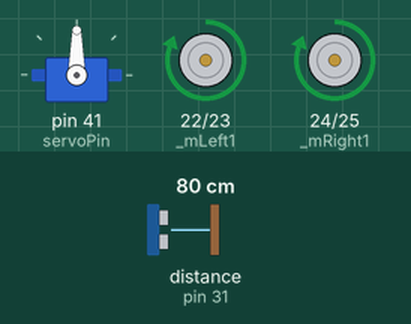
Recording of a sketch running on a simulated Arduino Mega 2560, built with avr-gcc and run on an emulated ATmega2560. Parts: servo, motor-driver pin pairs drawn as motors (green arrow = first pin HIGH = forward, orange = second pin HIGH = backward, longer = more drive). Wiring (inferred from the names in the program): ultrasonic range finder: trigger pin 30; echo pin 31. The inputs (shaded band) are chosen by the test bench; at power-on: distance to the obstacle (sensor on pin 31) 80 cm. The echo pulse lasts 58.3 µs per cm.

Above: at 1.2 s.
1.3 s: distance to the obstacle (sensor on pin 31) set to 46 cm
2.8 s: distance to the obstacle (sensor on pin 31) set to 39 cm
At 4.8 s:
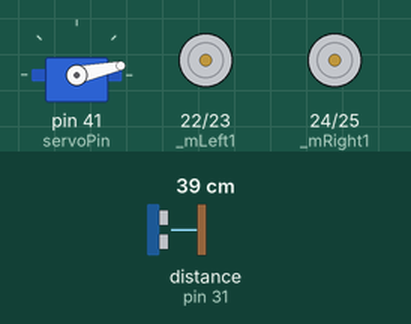
At 9.5 s:
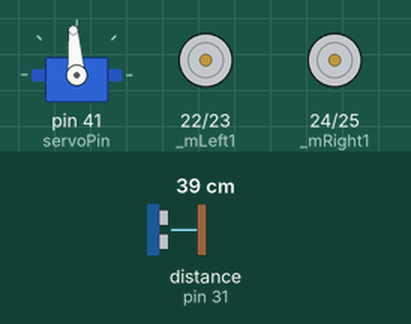
11.8 s: distance to the obstacle (sensor on pin 31) set to 60 cm
At 13.6 s:
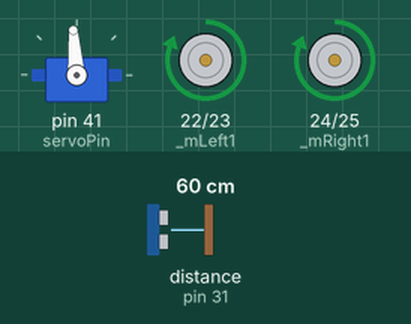
Timing chart, 0 to 15.1 s (numbered marks = the images above; inputs shaded):
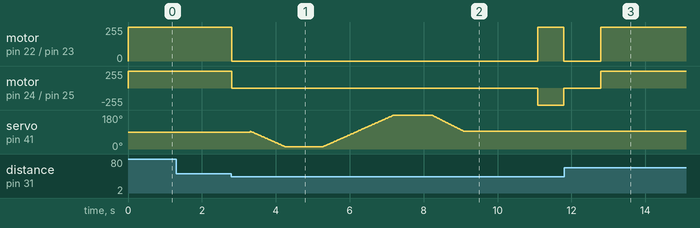

The sketch:

all.ino
```cpp
#include <Servo.h>

Servo myservo;  // create servo object to control a servo
int servoPin = 41;
int servoPos = 0;
int _sMid = 94;
int _sRight = 12;
int _sLeft = 180;
int Trig_pin = 30;
int Echo_pin = 31;
int _mLeft1 = 22;
int _mLeft2 = 23;
int _mRight1 = 24;
int _mRight2 = 25;
int LeftDistance =0;
int RightDistance =0;
int minsDist = 40;
int sideMinsDist = 30;
int _dist = 100;
int dir = 0;

void setup() {
  //Serial.begin(9600);
  pinMode(Trig_pin,OUTPUT);
  pinMode(Echo_pin,INPUT);
  pinMode(_mLeft1, OUTPUT);
  pinMode(_mLeft2, OUTPUT);
  pinMode(_mRight1, OUTPUT);
  pinMode(_mRight2, OUTPUT);
  myservo.attach(servoPin);  // attaches the servo on pin 9 to the servo object
  middle();
}

void loop()
{
  //Serial.println(_dist);
  if (_dist <= minsDist)
  {
    //Serial.println(_dist + 10000);
    //delay(5);
    //_dist = distance();
    //if (_dist <= minsDist)
    //{
      //Serial.println(F("STOP MOVE!"));
      stopmove();
      delay(500);
      dir = 0;
      //Serial.println(F("SCAN NOW!"));
      scan();
      delay(1000);
      turnNow();
      delay(1000);
      _dist=100;
    //}
  }
  else
  {
    _dist = distance();
   //Serial.println(dist);
   //delay(500);
  }

  if (dir != 1)
  {
   forward();
   dir = 1;
  }

}

void turnNow()
{
  if (LeftDistance < sideMinsDist && RightDistance < sideMinsDist)
  {
   backward();
   delay(1000);
   stopmove();
   scan();
   turnNow();
   //return;
  }

  if (LeftDistance > RightDistance)
  {
    //Serial.println(F("Turn Left"));
    turnleft(700);
  }
  else
  {
    //Serial.println(F("Turn Right"));
    turnright(700);
  }
}


void scan()
{
  //Serial.begin(9600);
  RTurn(_sMid, _sRight, true);
  delay(1000);
  LTurn(_sRight, _sLeft, true);
  delay(1000);
  RTurn(_sLeft, _sMid, false);
  delay(1000);
}

void middle()
{
  //Serial.println(F("middle"));
  if (servoPos >= _sMid)
  {
    RTurn(_sMid,_sRight, false);
  }
   else if (servoPos >= _sMid) {
    LTurn(_sRight,_sMid, false);
  }
  else
  {}
}

void LTurn(int startPos, int endPos, boolean setDistance)
{
  //Serial.println(F("turnRight"));
  for (int i=startPos;i<=endPos;i=i+2)
  {
   myservo.write(i);
   delay(20);
   if (setDistance) LeftDistance = distance();
   //LeftDistance = distance();
  }
}

void RTurn(int startPos, int endPos, boolean setDistance)
{
  //Serial.println(F("turnLeft"));
  for (int i=startPos;i>=endPos;i=i-2)
  {
   myservo.write(i);
   delay(20);
   if (setDistance) RightDistance = distance();
  }
}

void forward()
{
  moveMotor(HIGH, LOW, HIGH, LOW);
}

void turnright(int sec)
{
  moveMotor(HIGH, LOW, LOW, HIGH);
  delay(sec);
  stopmove();
}

void turnleft(int sec)
{
  moveMotor(LOW, HIGH, HIGH, LOW);
  delay(sec);
  stopmove();
}

void backward()
{
  moveMotor(LOW, HIGH, LOW, HIGH);
}

void stopmove()
{
  moveMotor(LOW, LOW, LOW, LOW);
}

void moveMotor(int l1, int l2, int r1, int r2)
{
  digitalWrite(_mLeft1, l1);
  digitalWrite(_mLeft2, l2);
  digitalWrite(_mRight1, r1);
  digitalWrite(_mRight2, r2);
}
int distance()
{
  long duration = timing();
  int dst = (duration /29 / 2); //cm
  //Serial.println(dst);
  //delay(100);
  return dst;
}

long timing()
{
  digitalWrite(Trig_pin, LOW);
  delayMicroseconds(2);
  digitalWrite(Trig_pin, HIGH);
  delayMicroseconds(5);
  digitalWrite(Trig_pin, LOW);
  return pulseIn(Echo_pin,HIGH);
}
```

Measured:
- the behaviour switches between 42 and 41 cm on distance to the obstacle (sensor on pin 31) (found by bisection; images 0 and 1)
- after the input at 1.3 s, every drawn part: stays the same
- after the input at 2.8 s, motor on pin 22 (_mLeft1) / pin 23 (_mLeft2): forward 255/255 → stopped at once, → forward 255/255 8.3 s later, → stopped 0.70 s later; motor on pin 24 (_mRight1) / pin 25 (_mRight2): forward 255/255 → stopped at once, → backward 255/255 8.3 s later, → stopped 0.70 s later
- after the input at 11.8 s, motor on pin 22 (_mLeft1) / pin 23 (_mLeft2), motor on pin 24 (_mRight1) / pin 25 (_mRight2): stopped → forward 255/255 after 0.99 s; servo on pin 41 (servoPin): stays 94° (without the input it goes to 92° after 1.5 s)
